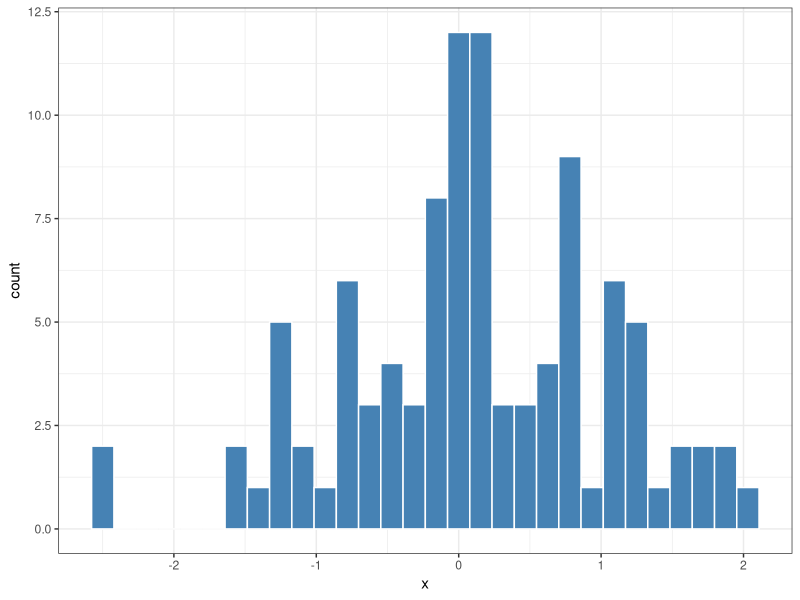
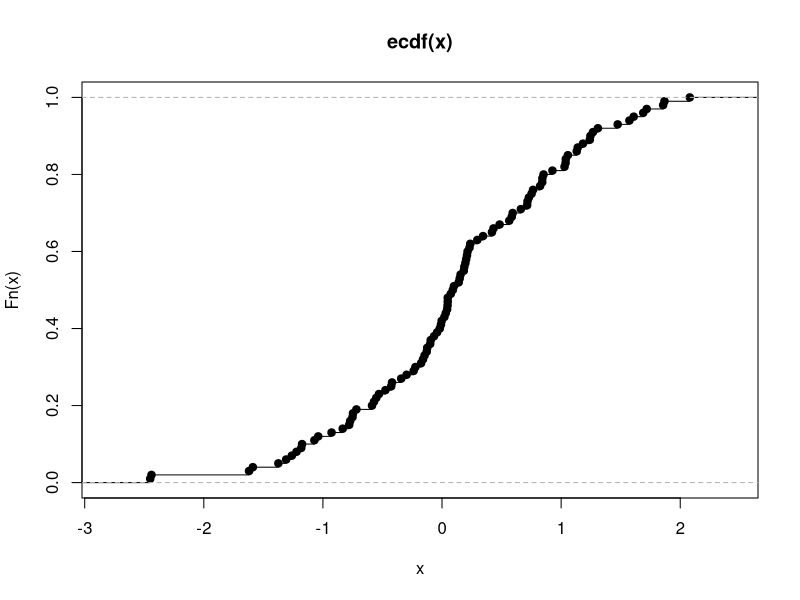

Generate these figures, in order, with R:
## ---- chunk 1
#| label: intro_setup
#| echo: false

library(ggplot2)

## ---- chunk 2
#| label: fig-histogram
#| fig-cap: This is a histogram
set.seed(4321)

x <- rnorm(100)

ggplot() +
  geom_histogram(aes(x), 
                 colour = "white",
                 fill = "steelblue") +
  theme_bw()
## ---- chunk 3
#| label: fig-ecdf
#| fig-cap: This is a ecdf.


plot(ecdf(x))
